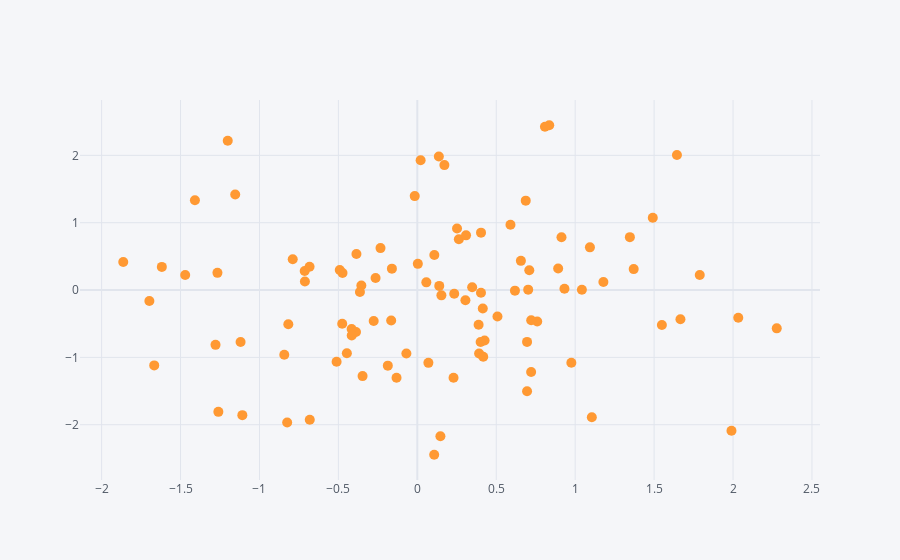

The code cell stored with this chart in its notebook:
### Code cell
# Ex 2iii:- Paasing the size args to make the data points bigger/smaller

df1.iplot(kind='scatter',x='A',y='B', mode='markers', size=10)
